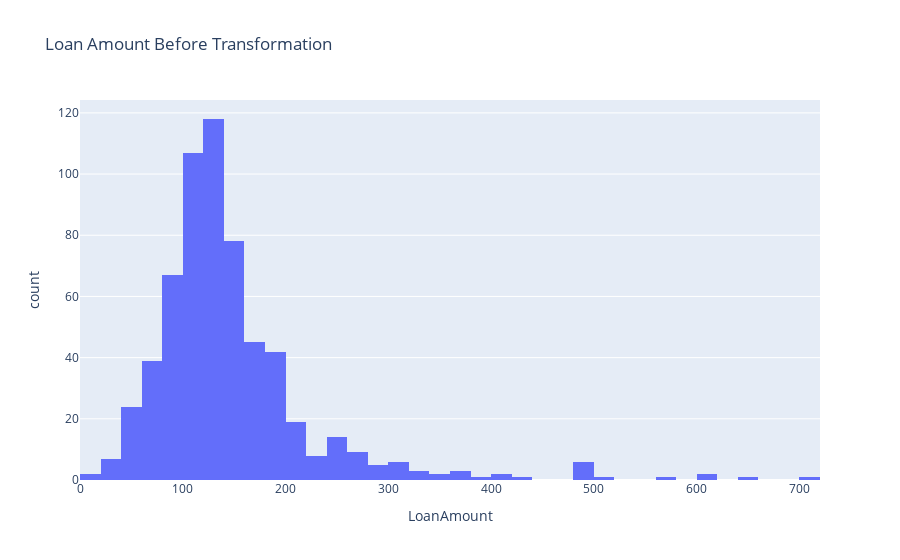

Source (notebook cell):
### Markdown cell above
### Extreme values
Try a log transformation to get rid of the extreme values in `LoanAmount`. Plot the histogram before and after the transformation

### Code cell
fig = px.histogram(data, x="LoanAmount", title='Loan Amount Before Transformation')
fig.show()

### Figure 1 — Plotly figure (JSON) as saved in the notebook; plotly's stock layout.template omitted (floating-point values rounded to 4 significant figures; data arrays with more than 128 entries replaced by an {"elided": "..."} marker saying what was removed)
{"data": [{"alignmentgroup": "True", "bingroup": "x", "hovertemplate": "LoanAmount=%{x}<br>count=%{y}<extra></extra>", "legendgroup": "", "marker": {"color": "#636efa", "pattern": {"shape": ""}}, "name": "", "offsetgroup": "", "orientation": "v", "showlegend": false, "type": "histogram", "x": {"elided": "614 float values"}, "xaxis": "x", "yaxis": "y"}], "layout": {"barmode": "relative", "legend": {"tracegroupgap": 0}, "title": {"text": "Loan Amount Before Transformation"}, "xaxis": {"anchor": "y", "domain": [0, 1], "title": {"text": "LoanAmount"}}, "yaxis": {"anchor": "x", "domain": [0, 1], "title": {"text": "count"}}}}
